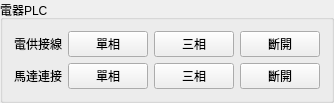
                      <widget class="QGroupBox" name="groupBox_12">
                       <property name="sizePolicy">
                        <sizepolicy hsizetype="Preferred" vsizetype="Preferred">
                         <horstretch>0</horstretch>
                         <verstretch>0</verstretch>
                        </sizepolicy>
                       </property>
                       <property name="title">
                        <string>電器PLC</string>
                       </property>
                       <layout class="QVBoxLayout" name="verticalLayout_13">
                        <item>
                         <layout class="QHBoxLayout" name="horizontalLayout_11">
                          <item>
                           <widget class="QLabel" name="label_49">
                            <property name="sizePolicy">
                             <sizepolicy hsizetype="Preferred" vsizetype="Preferred">
                              <horstretch>3</horstretch>
                              <verstretch>0</verstretch>
                             </sizepolicy>
                            </property>
                            <property name="text">
                             <string>電供接線</string>
                            </property>
                           </widget>
                          </item>
                          <item>
                           <widget class="QPushButton" name="btn_manual_plc_electric_ps_single">
                            <property name="sizePolicy">
                             <sizepolicy hsizetype="Preferred" vsizetype="Fixed">
                              <horstretch>1</horstretch>
                              <verstretch>0</verstretch>
                             </sizepolicy>
                            </property>
                            <property name="text">
                             <string>單相</string>
                            </property>
                           </widget>
                          </item>
                          <item>
                           <widget class="QPushButton" name="btn_manual_plc_electric_ps_three">
                            <property name="sizePolicy">
                             <sizepolicy hsizetype="Preferred" vsizetype="Fixed">
                              <horstretch>1</horstretch>
                              <verstretch>0</verstretch>
                             </sizepolicy>
                            </property>
                            <property name="text">
                             <string>三相</string>
                            </property>
                           </widget>
                          </item>
                          <item>
                           <widget class="QPushButton" name="btn_manual_plc_electric_ps_off">
                            <property name="sizePolicy">
                             <sizepolicy hsizetype="Preferred" vsizetype="Fixed">
                              <horstretch>1</horstretch>
                              <verstretch>0</verstretch>
                             </sizepolicy>
                            </property>
                            <property name="text">
                             <string>斷開</string>
                            </property>
                           </widget>
                          </item>
                         </layout>
                        </item>
                        <item>
                         <layout class="QHBoxLayout" name="horizontalLayout_12">
                          <item>
                           <widget class="QLabel" name="label_50">
                            <property name="sizePolicy">
                             <sizepolicy hsizetype="Preferred" vsizetype="Preferred">
                              <horstretch>3</horstretch>
                              <verstretch>0</verstretch>
                             </sizepolicy>
                            </property>
                            <property name="text">
                             <string>馬達連接</string>
                            </property>
                           </widget>
                          </item>
                          <item>
                           <widget class="QPushButton" name="btn_manual_plc_electric_output_single">
                            <property name="sizePolicy">
                             <sizepolicy hsizetype="Preferred" vsizetype="Fixed">
                              <horstretch>1</horstretch>
                              <verstretch>0</verstretch>
                             </sizepolicy>
                            </property>
                            <property name="text">
                             <string>單相</string>
                            </property>
                           </widget>
                          </item>
                          <item>
                           <widget class="QPushButton" name="btn_manual_plc_electric_output_three">
                            <property name="sizePolicy">
                             <sizepolicy hsizetype="Preferred" vsizetype="Fixed">
                              <horstretch>1</horstretch>
                              <verstretch>0</verstretch>
                             </sizepolicy>
                            </property>
                            <property name="text">
                             <string>三相</string>
                            </property>
                           </widget>
                          </item>
                          <item>
                           <widget class="QPushButton" name="btn_manual_plc_electric_output_off">
                            <property name="sizePolicy">
                             <sizepolicy hsizetype="Preferred" vsizetype="Fixed">
                              <horstretch>1</horstretch>
                              <verstretch>0</verstretch>
                             </sizepolicy>
                            </property>
                            <property name="text">
                             <string>斷開</string>
                            </property>
                           </widget>
                          </item>
                         </layout>
                        </item>
                       </layout>
                      </widget>
